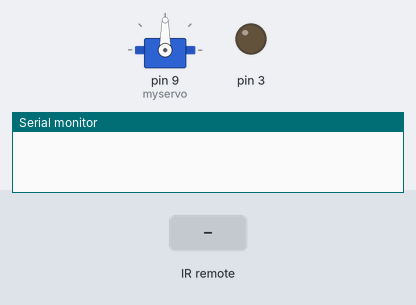
This sketch was run on a simulated Arduino Uno, built with avr-gcc and run on an emulated ATmega328P. Parts: servo, output pins drawn as LEDs (lit = HIGH), the last lines printed to the serial monitor. The inputs (shaded band) are chosen by the test bench.

Above: at 1.2 s.
1.3 s: infrared code 0x5505005 received
At 2.0 s:
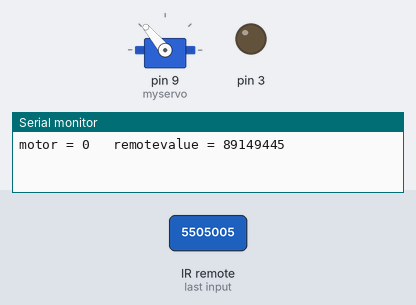
2.8 s: infrared code 0x500595C received
At 3.2 s:
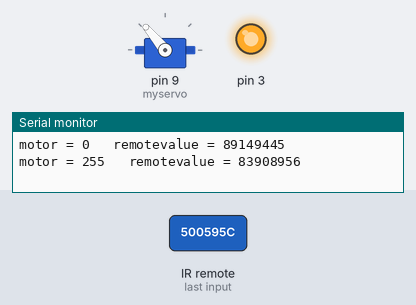
4.3 s: infrared code 0x5000401 received
At 5.5 s:
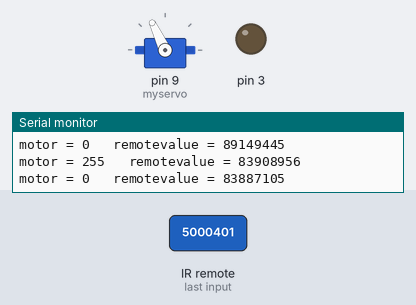
5.8 s: infrared code 0x5008481 received
At 6.7 s:
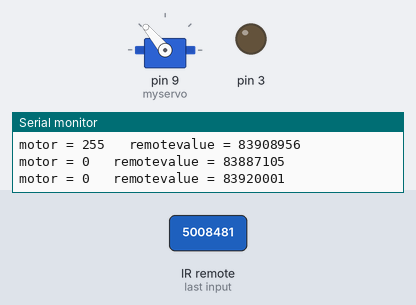
7.3 s: infrared code 0x5008481 received
At 7.8 s:
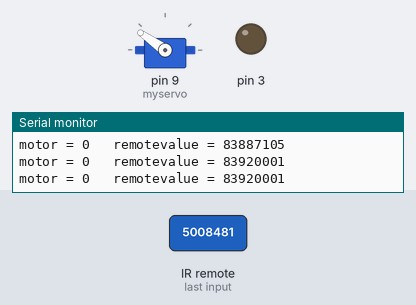
Timing chart, 0 to 9.8 s (numbered marks = the images above; inputs shaded):
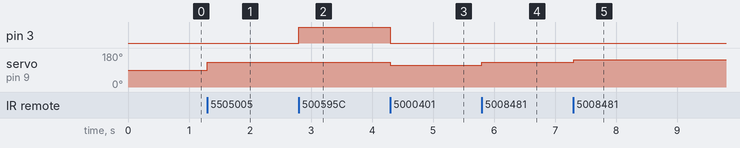

Measured:
- after the input at 1.3 s, servo on pin 9 (myservo): 90° → 130° at once
- after the input at 2.8 s, pin 3: LOW → HIGH at once
- after the input at 4.3 s, pin 3: HIGH → LOW at once; servo on pin 9 (myservo): 130° → 115° at once
- after the input at 5.8 s, servo on pin 9 (myservo): 115° → 130° at once
- after the input at 7.3 s, servo on pin 9 (myservo): 130° → 145° at once

The sketch:

Steering.ino
```cpp
// Controlling a servo position using a potentiometer (variable resistor)
// by Michal Rinott <http://people.interaction-ivrea.it/m.rinott>

#include <Servo.h>
#include <IRremote.h>

int RECV_PIN = 11;

Servo myservo;  // create servo object to control a servo
int val = 130;    // variable to read the value from the analog pin
int motor = 0;
IRrecv irrecv(RECV_PIN);
decode_results results;

void setup()
{ Serial.begin(9600);
  myservo.attach(9);  // attaches the servo on pin 9 to the servo object
  irrecv.enableIRIn();
 }

void loop() {
  if (irrecv.decode(&results)){
    Serial.print("motor = ");
    Serial.print(motor);
    Serial.print("\t remotevalue = ");
    Serial.println(results.value);
    analogWrite(3,motor);

  if (results.value == 89149445){
    motor = 255;}

  if (results.value == 83908956){
    motor = 0;}

  if (results.value == 83887105){
  val = val - 15;}

  if (results.value == 83920001){
  val = val + 15;}

  if (results.value == 87556157){
  val = 90;}

  myservo.write(val);  // sets the servo position according to the scaled value


irrecv.resume(); // Receive the next value

  }
}
```
